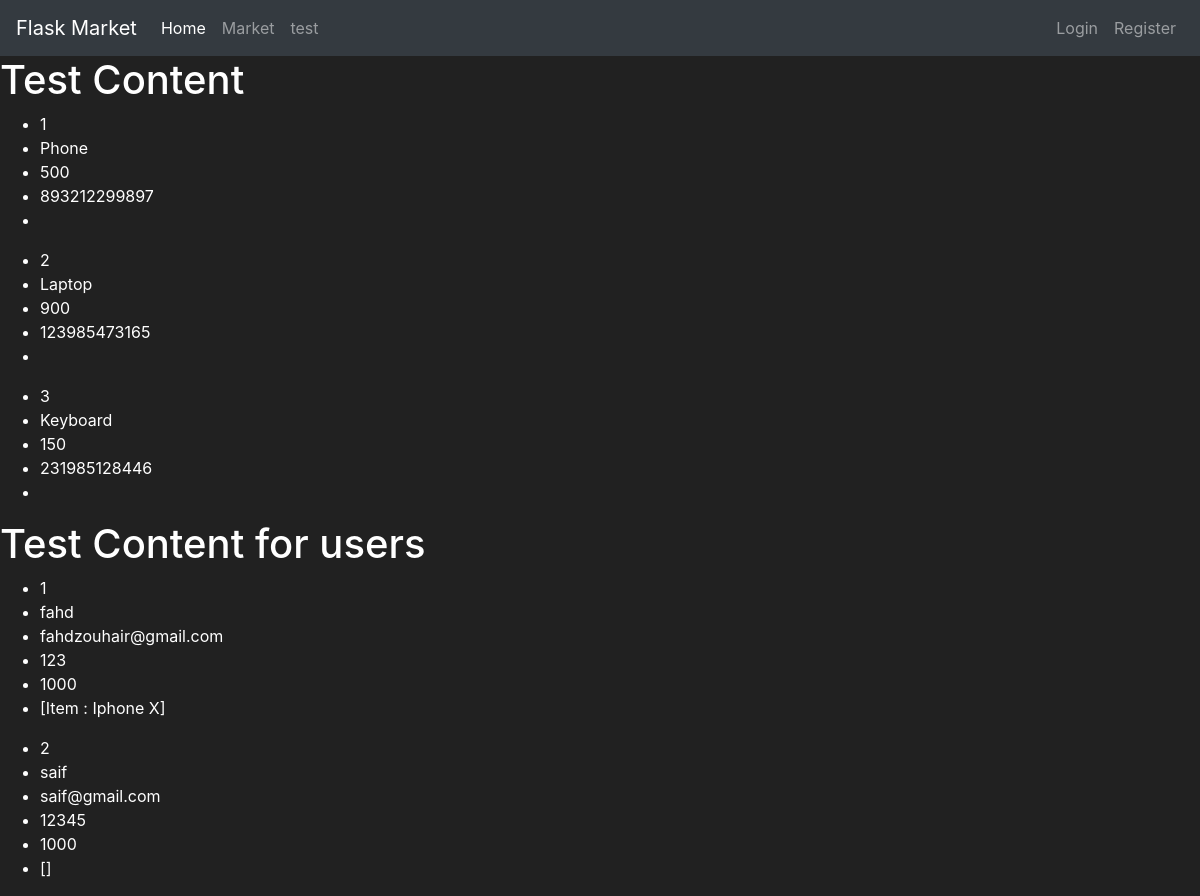
/test, run on an earlier commit of the app's database.
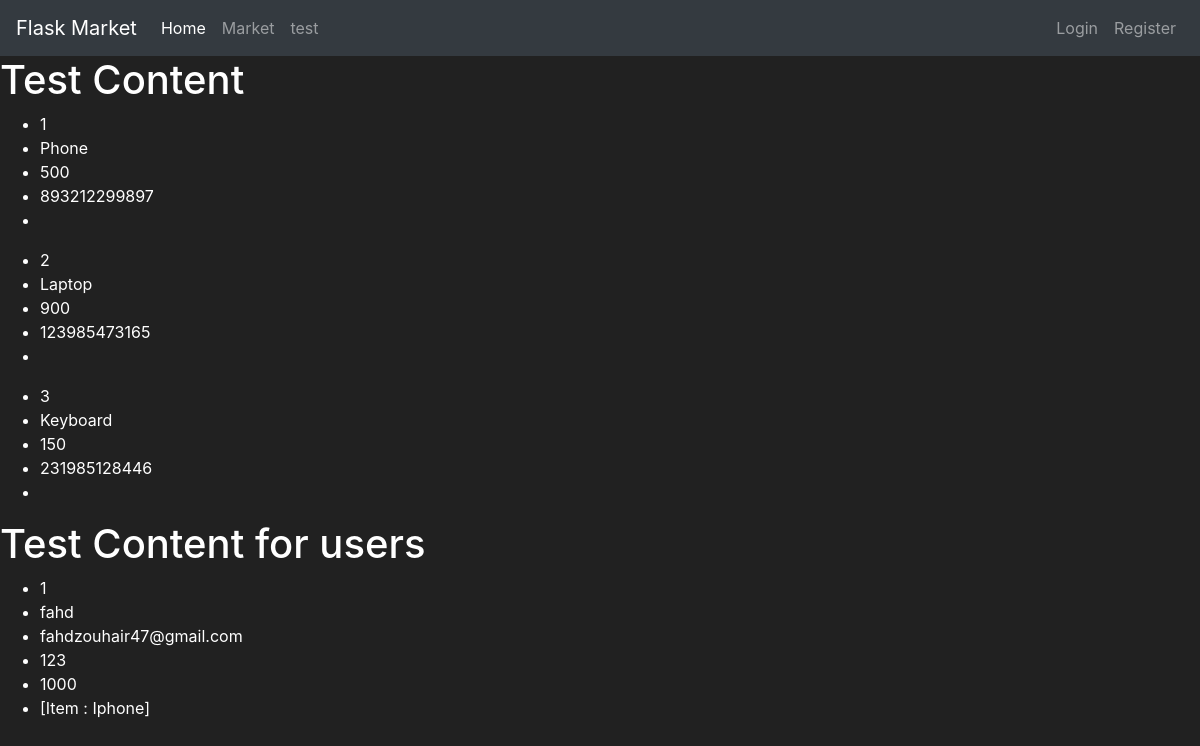
And on a later commit of the database.
### market/models.py (models this page shows, shortened)
class User(db.Model):
    id = db.Column(db.Integer(), primary_key=True)
    username = db.Column(db.String(length=30), nullable=False, unique=True)
    email_adress = db.Column(db.String(length=50), nullable=False, unique=True)
    password_hash = db.Column(db.String(length=60), nullable=False)
    budget = db.Column(db.Integer(), nullable=False, default=1000)
    items = db.relationship('Item', backref='owned_user', lazy=True)

class Item(db.Model):
    id = db.Column(db.Integer(), primary_key=True)
    name = db.Column(db.String(length=30), nullable=False, unique=True)
    price = db.Column(db.Integer(), nullable=False)
    barcode = db.Column(db.String(length=12), nullable=False, unique=True)
    description = db.Column(db.String(length=1024), nullable=False, unique=True)
    owner = db.Column(db.Integer(), db.ForeignKey('user.id'))
    def __repr__(self):
        return f'Item : {self.name}'

### market/routes.py (the view)
@app.route('/test')
def test_page():
    item_test = Item.query.all()
    user_test = User.query.all()
    items = [
        {'id': 1, 'name': 'Phone', 'barcode': '893212299897', 'price': 500},
        {'id': 2, 'name': 'Laptop', 'barcode': '123985473165', 'price': 900},
        {'id': 3, 'name': 'Keyboard', 'barcode': '231985128446', 'price': 150}
    ]
    return render_template('test.html' , items=items , users = user_test)

### market/templates/test.html (shortened to what this page needs)
{% extends 'base.html' %}
{% block content %}
    <h1>Test Content</h1>
    {% for item in items %}
        <ul>
            <li>{{ item.id }}</li>
            <li>{{ item.name }}</li>
            <li>{{ item.price }}</li>
            <li>{{ item.barcode }}</li>
            <li>{{ item.description }}</li>
        </ul>
    {% endfor %}
    <h1>Test Content for users</h1>
    {% for user in users %}
        <ul>
            <li>{{ user.id }}</li>
            <li>{{ user.username }}</li>
            <li>{{ user.email_adress }}</li>
            <li>{{ user.password_hash }}</li>
            <li>{{ user.budget }}</li>
            <li>{{ user.items }}</li>
        </ul>
    {% endfor %}
{% endblock %}

### market/templates/base.html (shortened to what this page needs)
<!doctype html>
<html lang="en">
  <head>
    <link rel="stylesheet" href="https://cdn.jsdelivr.net/npm/bootstrap@4.5.3/dist/css/bootstrap.min.css">
  </head>
  <body>
    <nav class="navbar navbar-expand-md navbar-dark bg-dark">
      <a class="navbar-brand" href="#">Flask Market</a>
      <div class="collapse navbar-collapse" id="navbarNav">
        <ul class="navbar-nav mr-auto">
            <li class="nav-item active">
                <a class="nav-link home" href="{{ url_for('index') }}">Home <span class="sr-only">(current)</span></a>
            </li>
            <li class="nav-item">
                <a class="nav-link market_page" href="{{ url_for('market_page') }}">Market</a>
            </li>
            <li class="nav-item">
                <a class="nav-link" href="{{ url_for('test_page') }}">test</a>
            </li>
        </ul>
        <ul class="navbar-nav">
            <li class="nav-item">
                <a class="nav-link" href="#">Login</a>
            </li>
            <li class="nav-item">
                <a class="nav-link" href="{{ url_for('register_page') }}">Register</a>
            </li>
        </ul>
      </div>
    </nav>
    {% block content%}
    {% endblock %}
  </body>
</html>

### market/templates/base.html (style rules this page uses)
body { background-color: #212121; color: white }

What changed in the data, as far as the page shows it:
removed User: id "2", username "saif", email_adress "saif@gmail.com", password_hash "12345", budget "1000", items "[]"
changed User "fahd": email_adress "fahdzouhair@gmail.com" → "fahdzouhair47@gmail.com"; items "[Item : Iphone X]" → "[Item : Iphone]"
